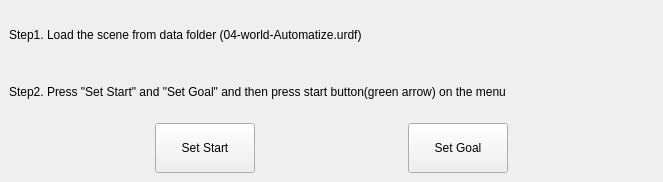
<?xml version="1.0" encoding="UTF-8"?>
<ui version="4.0">
 <class>WalkTabWidget</class>
 <widget class="QDockWidget" name="WalkTabWidget">
  <property name="geometry">
   <rect>
    <x>0</x>
    <y>0</y>
    <width>663</width>
    <height>182</height>
   </rect>
  </property>
  <property name="windowTitle">
   <string>Walk Tab</string>
  </property>
  <widget class="QWidget" name="dockWidgetContents">
   <layout class="QHBoxLayout" name="horizontalLayout_2">
    <item>
     <layout class="QVBoxLayout" name="verticalLayout">
      <item>
       <widget class="QLabel" name="label_2">
        <property name="text">
         <string>Step1. Load the scene from data folder (04-world-Automatize.urdf)</string>
        </property>
       </widget>
      </item>
      <item>
       <widget class="QLabel" name="label">
        <property name="text">
         <string>Step2. Press &quot;Set Start&quot; and &quot;Set Goal&quot; and then press start button(green arrow) on the menu</string>
        </property>
       </widget>
      </item>
      <item>
       <layout class="QHBoxLayout" name="horizontalLayout">
        <item>
         <spacer name="horizontalSpacer_2">
          <property name="orientation">
           <enum>Qt::Horizontal</enum>
          </property>
          <property name="sizeHint" stdset="0">
           <size>
            <width>40</width>
            <height>20</height>
           </size>
          </property>
         </spacer>
        </item>
        <item>
         <widget class="QPushButton" name="setStart">
          <property name="minimumSize">
           <size>
            <width>100</width>
            <height>50</height>
           </size>
          </property>
          <property name="text">
           <string>Set Start</string>
          </property>
         </widget>
        </item>
        <item>
         <spacer name="horizontalSpacer">
          <property name="orientation">
           <enum>Qt::Horizontal</enum>
          </property>
          <property name="sizeHint" stdset="0">
           <size>
            <width>40</width>
            <height>20</height>
           </size>
          </property>
         </spacer>
        </item>
        <item>
         <widget class="QPushButton" name="setGoal">
          <property name="minimumSize">
           <size>
            <width>100</width>
            <height>50</height>
           </size>
          </property>
          <property name="text">
           <string>Set Goal</string>
          </property>
         </widget>
        </item>
        <item>
         <spacer name="horizontalSpacer_3">
          <property name="orientation">
           <enum>Qt::Horizontal</enum>
          </property>
          <property name="sizeHint" stdset="0">
           <size>
            <width>40</width>
            <height>20</height>
           </size>
          </property>
         </spacer>
        </item>
       </layout>
      </item>
     </layout>
    </item>
   </layout>
  </widget>
 </widget>
 <resources/>
 <connections/>
 <slots>
  <slot>testslot()</slot>
 </slots>
</ui>
